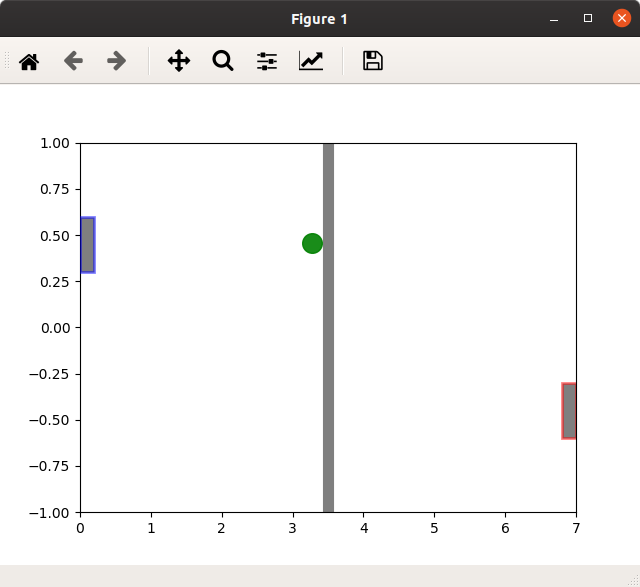

Write the Python code that produced this figure.
import time


import matplotlib.pyplot as plt
import pipong


fig, ax = plt.subplots()
canvas = ax.figure.canvas
animation = pipong.Game(ax)

# disable the default key bindings
if fig.canvas.manager.key_press_handler_id is not None:
    canvas.mpl_disconnect(fig.canvas.manager.key_press_handler_id)


# reset the blitting background on redraw
def handle_redraw(event):
    animation.background = None


# bootstrap after the first draw
def start_anim(event):
    canvas.mpl_disconnect(start_anim.cid)

    def local_draw():
        if animation.ax.get_renderer_cache():
            animation.draw(None)
    start_anim.timer.add_callback(local_draw)
    start_anim.timer.start()
    canvas.mpl_connect('draw_event', handle_redraw)


start_anim.cid = canvas.mpl_connect('draw_event', start_anim)
start_anim.timer = animation.canvas.new_timer()
start_anim.timer.interval = 1

tstart = time.time()

plt.show()
print('FPS: %f' % (animation.cnt/(time.time() - tstart)))
